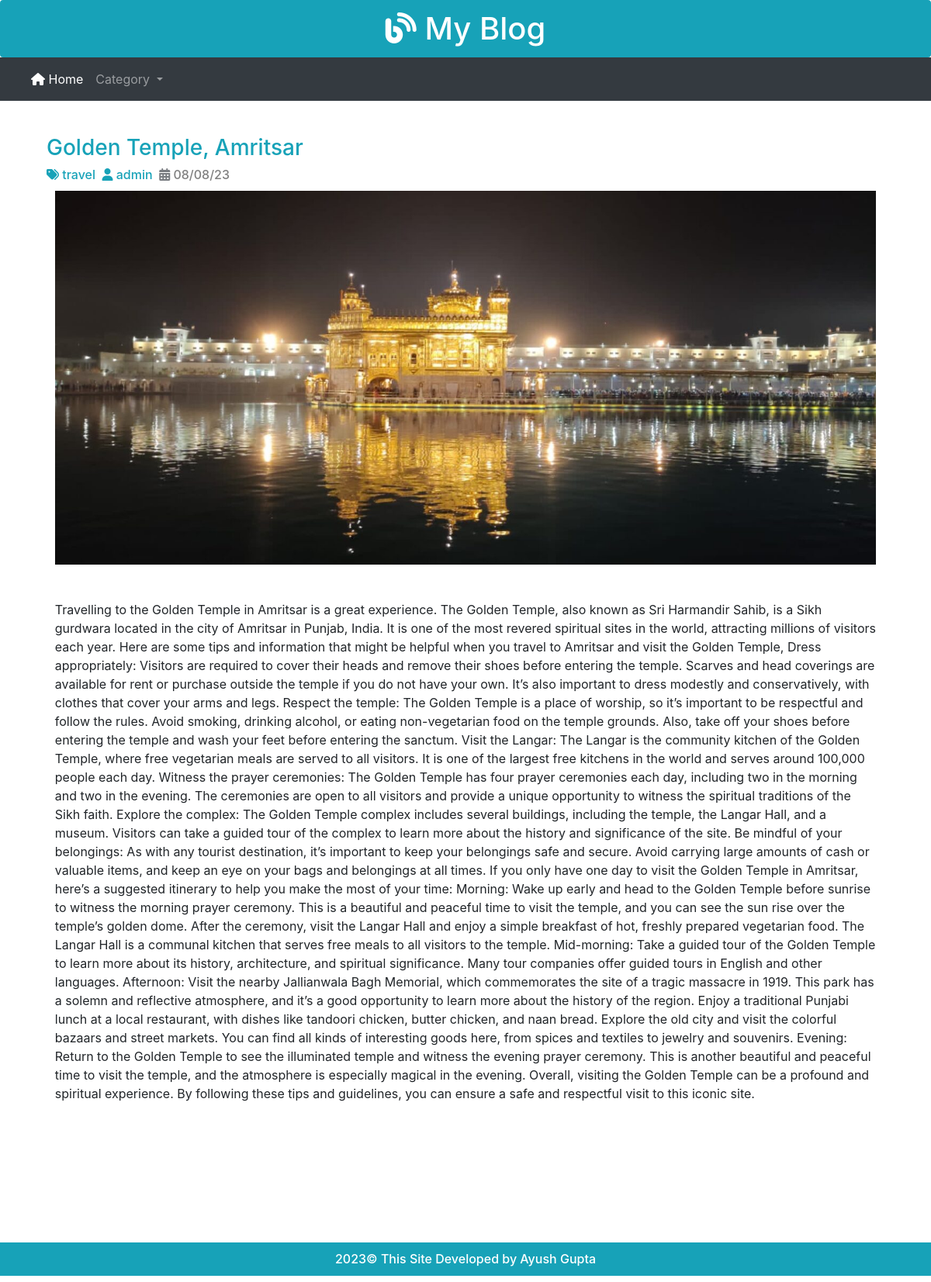
/post_detail.php?id=10, run on an earlier commit of the app's database.
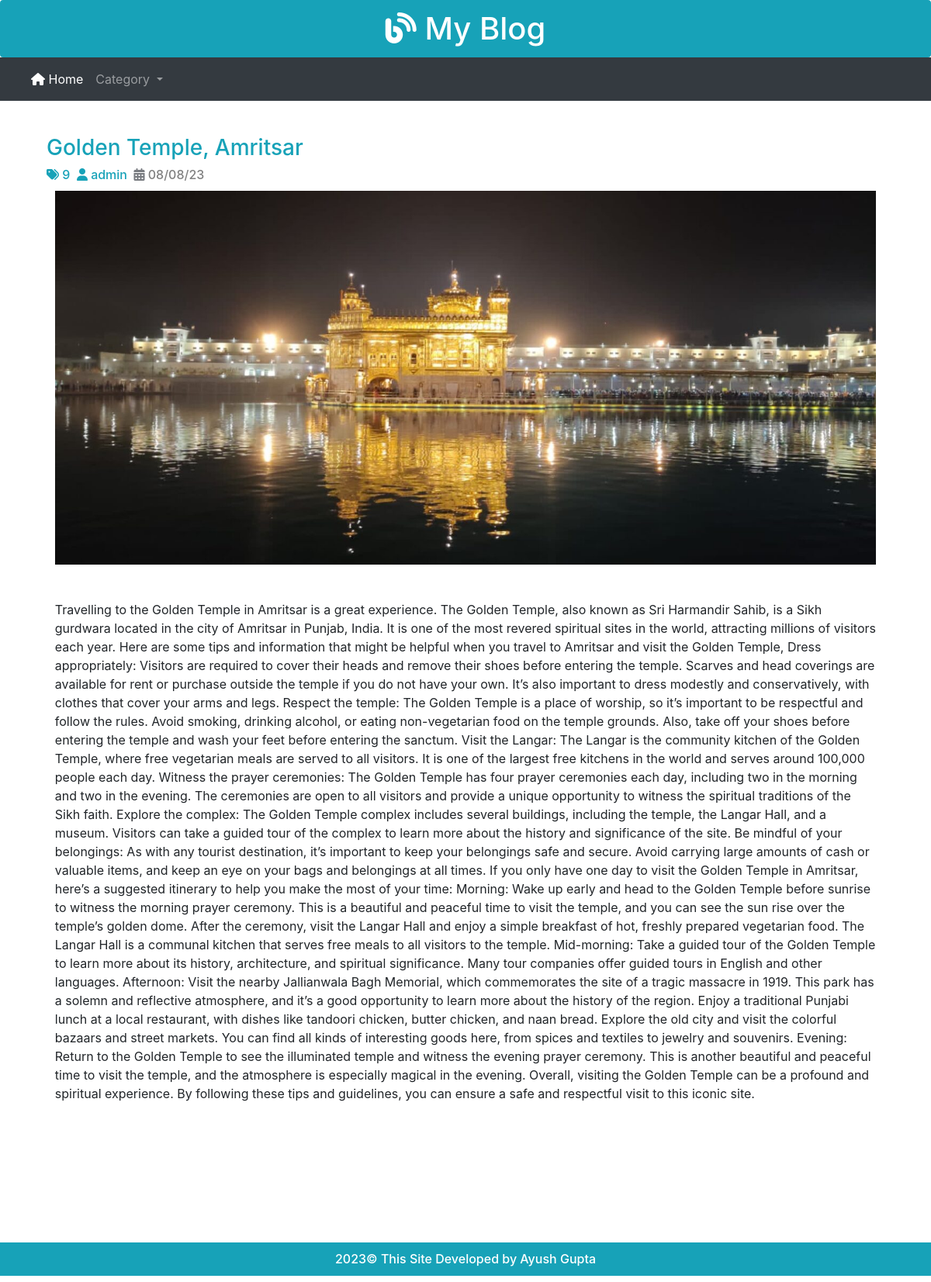
And on a later commit of the database.
### tables this page shows
CREATE TABLE `post` (
  `id` int(11) NOT NULL,
  `title` varchar(200) NOT NULL,
  `photo` varchar(200) NOT NULL,
  `category` varchar(200) NOT NULL,
  `description` text NOT NULL,
  `date` varchar(50) NOT NULL,
  `author` varchar(50) NOT NULL
);

### post_detail.php (the view, shortened to what this page needs)
<?php
include 'admin/config.php';
if (isset($_GET['id'])) {
		$post_id=$_GET['id'];
	}
$res=mysqli_query($conn,"select * from post where id='$post_id'");
 ?>
<!DOCTYPE html>
<html>
<head>
	<link rel="stylesheet" href="https://cdn.jsdelivr.net/npm/bootstrap@4.0.0/dist/css/bootstrap.min.css">
	<link rel="stylesheet" type="text/css" href="css/index.css">
	<link rel="stylesheet" type="text/css" href="https://cdnjs.cloudflare.com/ajax/libs/font-awesome/6.4.0/css/all.min.css">
</head>
<body>
	<?php include 'main_header.php'; ?>
	<div class="container">
		<?php while ($rs=mysqli_fetch_array($res)) {
			?>
		<div class="col-sm-12" style=" margin-top:4%">
			<h3 style="color: #17a2b8;">
							<?php echo $rs['title']; ?>
							</h3>
			<h6 style="color:#17a2b8;"><i class="fa-solid fa-tags"></i>
								<?php echo $rs['category'] ?>&nbsp;&nbsp;<i class="fa-solid fa-user"></i>
								<?php echo $rs['author']; ?>&nbsp;&nbsp;<i class="fa-solid fa-calendar-days"
									style="color: #797c81;"></i><span style="color:grey">
									<?php echo $rs['date'] ?>
								</span>
			</h6>
			<div style="margin:1%; text-align: center;">
			<img src="admin/image/<?php echo $rs['photo']; ?>" width="100%" heigh="100%">
			</div><br>
			<div style="margin: 1%; text-justify:center;">
				<?php echo $rs['description']; ?>
			</div>
		</div>
		<?php
		} ?>
	</div>
	<?php include 'footer.php'; ?>
</body>
</html>

### main_header.php (shortened to what this page needs)
<h1 class="alert text-center heading"><i class="fa-solid fa-blog fa-bounce"></i> My Blog</h1>
	<nav class="navbar navbar-expand-lg navbar-dark bg-dark ">
		<div class="collapse navbar-collapse" id="navbarNav">
			<ul class="navbar-nav mr-auto">
				<li class="nav-item active">
					<a class="nav-link" href="index.php"><i class="fas fa-home"></i> Home </a>
				</li>
				<li class="nav-item dropdown">
		        <a class="nav-link dropdown-toggle" href="#" id="navbarDropdown" role="button" data-toggle="dropdown" aria-haspopup="true" aria-expanded="false">
		          Category
		        </a>
		      </li>
			</ul>
		</div>
	</nav>

### footer.php (shortened to what this page needs)
<!DOCTYPE html>
<html>
<head>
</head>
<body>
	<footer style="background-color: #17a2b8; margin-top:15%; margin-bottom:0%">
		<h6 style="padding:1%; color: white; text-align: center;">2023&copy; This Site Developed by Ayush Gupta</h6>
	</footer>
</body>
</html>

### Css/index.css (style rules this page uses)
body { margin: 0; padding: 0; background-color: #ffff; height: 100%; }
.heading { background-color: #17a2b8; color: white; margin-bottom: 0px; }

What changed in the data, as far as the page shows it:
changed post "Golden Temple, Amritsar": category "travel" → "9"
